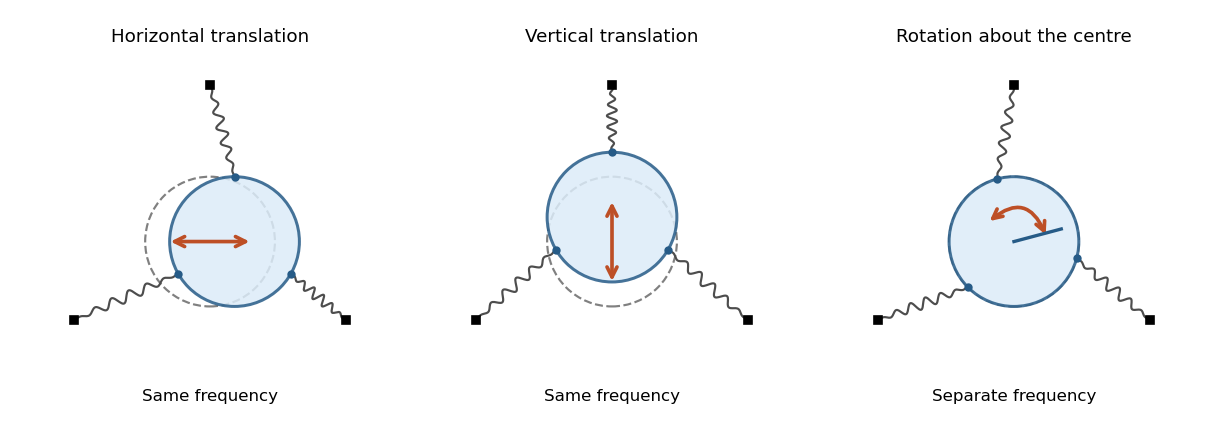

The script that drew this image:
"""Original normal-mode schematic; write the PNG to the current directory."""
from pathlib import Path

import matplotlib
matplotlib.use('Agg')
import matplotlib.pyplot as plt
from matplotlib.patches import Circle, FancyArrowPatch
import numpy as np


def main():
    fig, axes = plt.subplots(1, 3, figsize=(10.2, 3.6), facecolor='white')
    directions = np.pi / 2 + np.arange(3) * 2 * np.pi / 3
    names = ['Horizontal translation', 'Vertical translation', 'Rotation about the centre']
    shifts = [np.array([0.20, 0.0]), np.array([0.0, 0.20]), np.array([0.0, 0.0])]
    for index, (ax, name, shift) in enumerate(zip(axes, names, shifts)):
        angle = 0.26 if index == 2 else 0
        ax.add_patch(Circle((0, 0), 0.53, fill=False, ec='0.5', ls='--', lw=1.3))
        ax.add_patch(Circle(shift, 0.53, fc='#dcecf9', ec='#265b87', lw=1.8, alpha=0.85))
        for phi in directions:
            anchor = 1.28 * np.array([np.cos(phi), np.sin(phi)])
            contact = shift + 0.53 * np.array([np.cos(phi + angle), np.sin(phi + angle)])
            delta = anchor - contact
            tangent = np.array([-delta[1], delta[0]]) / np.linalg.norm(delta)
            t = np.linspace(0, 1, 160)
            wiggle = 0.042 * np.sin(12 * np.pi * t) * np.sin(np.pi * t)
            spring = contact[:, None] + delta[:, None] * t + tangent[:, None] * wiggle
            ax.plot(*spring, color='0.3', lw=1.3)
            ax.plot(*anchor, 'ks', ms=5)
            ax.plot(*contact, 'o', color='#265b87', ms=4)
        if index < 2:
            vector = np.array([0.7, 0]) if index == 0 else np.array([0, 0.7])
            ax.add_patch(FancyArrowPatch(-vector / 2, vector / 2,
                                         arrowstyle='<->', mutation_scale=15,
                                         color='#bd4f26', lw=2.2))
        else:
            ax.add_patch(FancyArrowPatch((0.27, 0.03), (-0.22, 0.15),
                                         connectionstyle='arc3,rad=0.7',
                                         arrowstyle='<->', mutation_scale=14,
                                         color='#bd4f26', lw=2.2))
            ax.plot([0, 0.4 * np.cos(angle)], [0, 0.4 * np.sin(angle)], color='#265b87', lw=2)
        ax.set_title(name, fontsize=11)
        ax.text(0, -1.30, 'Same frequency' if index < 2 else 'Separate frequency',
                ha='center', fontsize=10)
        ax.set_aspect('equal')
        ax.set(xlim=(-1.42, 1.42), ylim=(-1.45, 1.55))
        ax.axis('off')
    fig.subplots_adjust(left=0.025, right=0.975, bottom=0.03, top=0.88, wspace=0.12)
    fig.savefig(Path.cwd() / (Path(__file__).stem + '.png'), dpi=120,
                facecolor='white', transparent=False)
    plt.close(fig)


if __name__ == '__main__':
    main()
